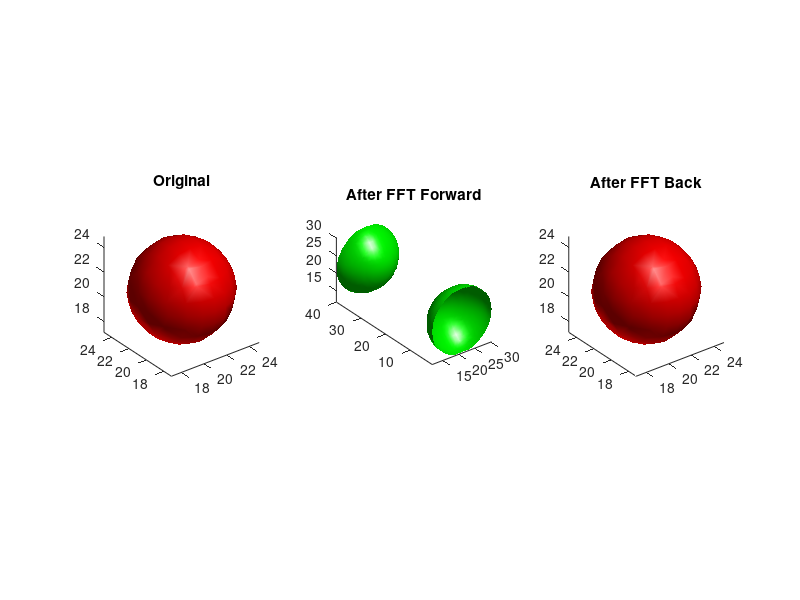

Write the MATLAB code that produced this figure.
figure
a0=importdata('fileinX.txt');
a1=importdata('fileinQ.txt');
a2=importdata('fileoutX.txt');

b0=reshape(a0,40,40,40);
b1=reshape(a1,40,40,40);
bb1=fftshift(b1);
b2=reshape(a2,40,40,40);

const=1e-3;
const2=1e-3;

subplot (1,3,1)
p = patch(isosurface(b0,const));
isonormals(b0,p)
set(p,'FaceColor','red','EdgeColor','none');
daspect([1 1 1])
view(3); axis tight
camlight 
lighting gouraud
title('Original')

subplot (1,3,2)
p1 = patch(isosurface(bb1,const2));
isonormals(bb1,p1)
set(p1,'FaceColor','green','EdgeColor','none');
daspect([1 1 1])
view(3); axis tight
camlight 
lighting gouraud
title('After FFT Forward')

subplot (1,3,3)
p2 = patch(isosurface(b2,const));
isonormals(b2,p2)
set(p2,'FaceColor','red','EdgeColor','none');
daspect([1 1 1])
view(3); axis tight
camlight 
lighting gouraud

title('After FFT Back')